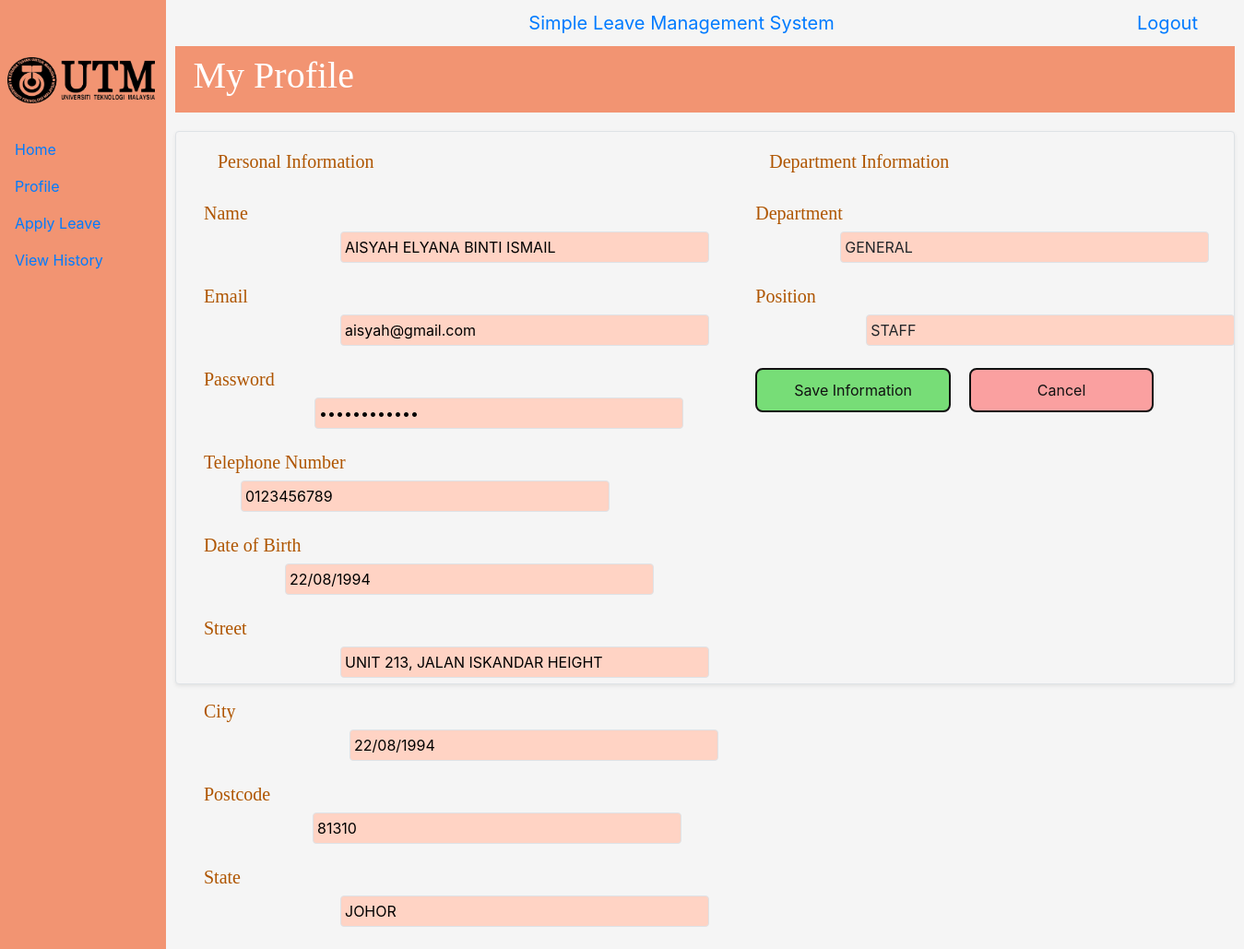
Page /staff/updateprofile.php (signed in) on the committed database.
### tables this page shows
CREATE TABLE `users` (
  `userID` int(100) NOT NULL,
  `name` varchar(255) NOT NULL,
  `dateofBirth` varchar(30) NOT NULL,
  `telNo` varchar(15) NOT NULL,
  `dID` varchar(255) NOT NULL,
  `role` varchar(20) NOT NULL,
  `email` varchar(255) NOT NULL,
  `password` varchar(333) NOT NULL,
  `state` varchar(30) NOT NULL,
  `street` varchar(150) NOT NULL,
  `postcode` int(5) NOT NULL,
  `leaveDay` int(50) NOT NULL
);

CREATE TABLE `department` (
  `departmentID` varchar(5) NOT NULL,
  `dName` varchar(30) NOT NULL
);

### staff/updateprofile.php (the view, shortened to what this page needs)
<?php
    include('include/head.php');
	$id = $_SESSION['id']
?>
<body>
		<?php
			$sql3 = "SELECT * FROM users
					 INNER JOIN department
					 ON users.dID = department.departmentID
					 WHERE userID ='".$id."'";
			mysqli_select_db($conn,"simpleleavedb");
			$result3= mysqli_query($conn,$sql3);
			$row3=mysqli_fetch_assoc($result3);
		?>
		<div class="side-navbar active-nav d-flex justify-content-between flex-wrap flex-column" >
			<ul class="nav flex-column text-white w-100">
				<a href="#" class="nav-link h3 text-white my-2"></a>
				<img src="img/logo-utm.png" alt="logo-utm" width="160px" height="50px" style="margin-left:8px; margin-bottom:30px; margin-top:30px;">
				<li href="#" class="nav-link">
					<a href="dashboard.php" class="nav-brand ">Home</a>
				</li>
				<li href="profile.php" class="nav-link">
					<a href="profile.php" class="navbar-link">Profile</a>
				</li>
				<li href="#" class="nav-link">
					<a href="applyleave.php" class="navbar-link">Apply Leave</a>
				</li>
				<li href="#" class="nav-link">
					<a href="viewhistory.php" class="navbar-link">View History</a>
				</li>
			</ul>
		</div>
		<nav class="navbar navbar-toggleable-sm navbar-inverse p-0">
			<div class="container" style="margin-left: 190px; margin-right: 10px; height:50px">
				<button class="navbar-toggler">
					<span class="navbar-toggler-icon"></span>
				</button>
					<a href="dashboard.php" class="navbar-brand ">Simple Leave Management System</a>
					<a href="../logout.php" class="navbar-brand ">Logout</a>
			</div>
		</nav>
		<header id="margin-l" class="header py-2 text-white" style="font-family: 'Didact Gothic'; background-color: #F29472; margin-right:10px;">
			<div class="container">
				<div class="row ">
					<div class="col-md-6">
						<h1><i class="fa fa-user-secret"></i> My Profile</h1>
					</div>
				</div>
			</div>
		</header>
		<section class=" mb-4 bg-faded border shadow-sm rounded" style="margin-top: 20px; margin-left: 190px; margin-right: 10px; height:600px; background-color:whitesmoke">
			<div>
			<form action="update.php" method="post" class="form-group">
				<div class="row flex-nowrap">
						<div class="left-profile-page">
							<h4 class="profile">Personal Information</h4>
							<br>
							<div class="row">
								<h4 class="profile"> Name </h4>
								<input type="text" name ="name" value="<?php echo $row3['name']." "; ?>" class = "border border-black rounded p-1" style="background-color:#FFD3C4; margin-left:148px; width:400px; text-transform:uppercase;"> </input>
							</div>
							<br>
							<div class="row">
								<h4 class="profile"> Email </h4>
								<input type="text" name="email" value="<?php echo $row3['email']." "; ?> " class = "border border-black rounded p-1" style="background-color:#FFD3C4; margin-left:148px; width:400px;"> </input>
							</div>
							<br>
							<div class="row">
								<h4 class="profile"> Password </h4>
								<input type="password" name="password" value="<?php echo $row3['password']." "; ?>" class = "border border-black rounded p-1" style="background-color:#FFD3C4; margin-left:120px; width:400px;"></input>
							</div>
							<br>
							<div class="row">
								<h4 class="profile"> Telephone Number </h4>
								<input type="text" name="telno" value="<?php echo $row3['telNo']." "; ?>" class = "border border-black rounded p-1" style="background-color:#FFD3C4; margin-left:40px; width:400px;"> </input>
							</div>
							<br>
							<div class="row">
								<h4 class="profile"> Date of Birth </h4>
								<input type="text" name="dob" value="<?php echo $row3['dateofBirth']." "; ?>" class = "border border-black rounded p-1" style="background-color:#FFD3C4; margin-left:88px; width:400px;"></input>
							</div>
							<br>
							<div class="row">
								<h4 class="profile"> Street </h4>
								<input type="text" name="street" value="<?php echo $row3['street']." "; ?> " class = "border border-black rounded p-1" style="background-color:#FFD3C4; margin-left:148px; width:400px; text-transform:uppercase;"> </input>
							</div>
							<br>
							<div class="row">
								<h4 class="profile"> City </h4>
								<input type="text" name="city" value="<?php echo $row3['dateofBirth']." "; ?>" class = "border border-black rounded p-1" style="background-color:#FFD3C4; margin-left:158px; width:400px; text-transform:uppercase;"> </input>
							</div>
							<br>
							<div class="row">
								<h4 class="profile"> Postcode </h4>
								<input type="text" name="postcode" value="<?php echo $row3['postcode']." "; ?>" class = "border border-black rounded p-1" style=" background-color:#FFD3C4; margin-left:118px; width:400px;">  </input>
							</div>
							<br>
							<div class="row">
								<h4 class="profile"> State </h4>
								<input type="text" name="state" value="<?php echo $row3['state']." "; ?>" class = "border border-black rounded p-1" style=" background-color:#FFD3C4; margin-left:148px; width:400px; text-transform:uppercase;"> </input>
							</div>
							<br>
						</div>
						<div class="right-profile-page">
							<h4 class ="profile">Department Information</h4>
							<br>
							<div class="row">
								<h4 class="profile"> Department </h4>
								<div class = "border border-black rounded p-1" name="dName" style=" background-color:#FFD3C4; margin-left:92px; width:400px; text-transform:uppercase;">
									<?php echo $row3['dName']." "; ?>
								</div>
							</div>
							<br>
							<div class="row">
								<h4 class="profile"> Position </h4>
								<div class = "border border-black rounded p-1" name="role" style="background-color:#FFD3C4; margin-left:120px; width:400px; text-transform:uppercase;">
									<?php echo $row3['role']." "; ?>
								</div>
							</div>
							<br>
							<div class="row">
								<button type="submit" class="button-save" style="text-decoration:none;" data-toggle="modal" ><i class="fa fa-spinner"></i> Save Information </button>
								<a href="profile.php" class="button-cancel" style="text-decoration:none; margin-left:20px; width:200px;" data-toggle="modal" ><i class="fa fa-spinner"></i> Cancel </a>
							</div>
						</div>
				</div>
			</form>
			</div>
		</section>
</body>

### staff/include/head.php (style rules this page uses)
body { background-color: whitesmoke; }
.profile { font-family: 'Didact Gothic'; font-size: 20px; color:#AF5500; }
.left-profile-page { margin-top:20px; margin-left:60px; }
.right-profile-page { margin-top:20px; margin-left:70px; }
.side-navbar { width: 180px; height: 100%; position: fixed; margin-left:-300px; background-color:#F29472; transition: 0.5s; }
.active-nav { margin-left: 0; }
#margin-l { margin-left:190px }
.button-cancel { align-items: center; background-color:#FAA0A0; border: 2px solid #111; border-radius: 8px; box-sizing: border-box; color: #111; cursor: pointer; display: flex; font-family: Inter,sans-serif; font-size: 16px; height: 48px; justify-content: center; line-height: 24px; max-width: 100%; padding: 0 25px; position: relative; text-align: center; text-decoration: none; user-select: none; -webkit-user-select: none; touch-action: manipulation; }
.button-cancel:after { background-color: #111; border-radius: 8px; content: ""; display: block; height: 48px; left: 0; width: 100%; position: absolute; top: -2px; transform: translate(8px, 8px); transition: transform .2s ease-out; z-index: -1; }
@media (min-width: 768px) { .button-cancel { padding: 0 40px; } }
.button-save { align-items: center; background-color:#77DD77; border: 2px solid #111; border-radius: 8px; box-sizing: border-box; color: #111; cursor: pointer; display: flex; font-family: Inter,sans-serif; font-size: 16px; height: 48px; justify-content: center; line-height: 24px; max-width: 100%; padding: 0 25px; position: relative; text-align: center; text-decoration: none; user-select: none; -webkit-user-select: none; touch-action: manipulation; }
.button-save:after { background-color: #111; border-radius: 8px; content: ""; display: block; height: 48px; left: 0; width: 100%; position: absolute; top: -2px; transform: translate(8px, 8px); transition: transform .2s ease-out; z-index: -1; }
@media (min-width: 768px) { .button-save { padding: 0 40px; } }

### rows in the picture
users: name "AISYAH ELYANA BINTI ISMAIL", email "aisyah@gmail.com", telno "0123456789", dob "22/08/1994", street "Unit 213, Jalan Iskandar Height", city "22/08/1994", postcode "81310", state "Johor", department.dName "GENERAL", role "STAFF"
